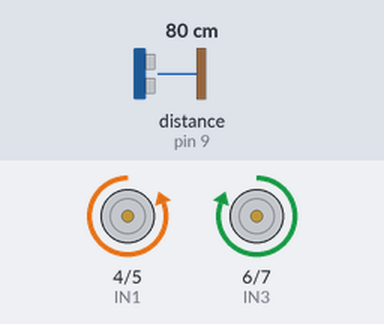
The sketch below on a simulated Arduino Uno, built with avr-gcc and run on an emulated ATmega328P. On the bench: motor-driver pin pairs drawn as motors (green arrow = first pin HIGH = forward, orange = second pin HIGH = backward, longer = more drive). Wiring (inferred from the names in the program): ultrasonic range finder: trigger pin 10; echo pin 9. The inputs (shaded band) are chosen by the test bench; at power-on: distance to the obstacle (sensor on pin 9) 80 cm. The echo pulse lasts 58.3 µs per cm; what the sketch prints to the serial monitor is not drawn.

Above: at 1.3 s.
1.4 s: distance to the obstacle (sensor on pin 9) set to 22 cm
5.5 s: distance to the obstacle (sensor on pin 9) set to 18 cm
At 6.5 s:
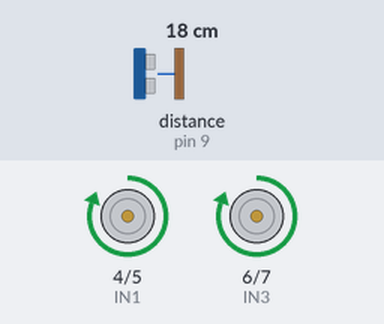
9.1 s: distance to the obstacle (sensor on pin 9) set to 299 cm
At 9.9 s:
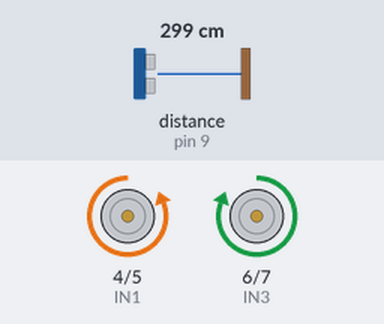
12.6 s: distance to the obstacle (sensor on pin 9) set to 2 cm
At 13.6 s:
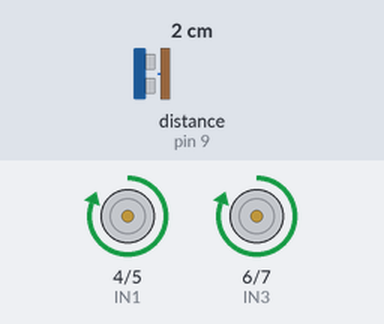
Timing chart, 0 to 15.6 s (numbered marks = the images above; inputs shaded):
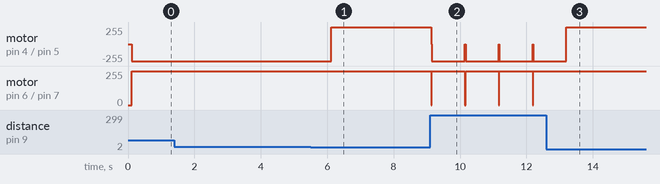

Measured:
- the behaviour switches between 21 and 20 cm on distance to the obstacle (sensor on pin 9) (found by bisection; images 0 and 1)
- after the input at 5.5 s, motor on pin 4 (IN1) / pin 5 (IN2): backward 255/255 → forward 255/255 after 0.62 s
- after the input at 9.1 s, motor on pin 4 (IN1) / pin 5 (IN2): forward 255/255 → backward 255/255 at once; motor on pin 6 (IN3) / pin 7 (IN4): alternates forward 255/255 for 1.0 s and stopped for 0.02 s, starting at once
- after the input at 12.6 s, motor on pin 6 (IN3) / pin 7 (IN4): stops changing and stays forward 255/255

The sketch:

Arduino_UNO_R3_Detect_obstacles_ahead_selfdriving.ino
```cpp
//DRV8833 Pinout
#define IN1 4
#define IN2 5
#define IN3 6
#define IN4 7

// Ultrasonic sensor
const int trigPin = 10;
const int echoPin = 9;
float duration, distance;

//  turn left
void turnleft() {
  digitalWrite(IN1, HIGH);
  digitalWrite(IN2, LOW);
  digitalWrite(IN3, HIGH);
  digitalWrite(IN4, LOW);
}

// turn right
void turnright() {
  digitalWrite(IN1, LOW);
  digitalWrite(IN2, HIGH);
  digitalWrite(IN3, LOW);
  digitalWrite(IN4, HIGH);
}

// go ahead
void go() {
  digitalWrite(IN1, LOW);
  digitalWrite(IN2, HIGH);
  digitalWrite(IN3, HIGH);
  digitalWrite(IN4, LOW);
}

// go back
void back() {
  digitalWrite(IN1, HIGH);
  digitalWrite(IN2, LOW);
  digitalWrite(IN3, LOW);
  digitalWrite(IN4, HIGH);
}

// spinning in counter clockwise.
void spinCCW() {
  digitalWrite(IN1, HIGH);
  digitalWrite(IN2, LOW);
  digitalWrite(IN3, LOW);
  digitalWrite(IN4, HIGH);
}

// spinning in clockwise.
void spinCW() {
  digitalWrite(IN1, HIGH);
  digitalWrite(IN2, LOW);
  digitalWrite(IN3, HIGH);
  digitalWrite(IN4, LOW);
}

void initCar() {
  digitalWrite(IN1, LOW);
  digitalWrite(IN2, LOW);
  digitalWrite(IN3, LOW);
  digitalWrite(IN4, LOW);
}

// stop the car
void stopCar() {
  initCar();
}

float get_distance() {
  digitalWrite(trigPin, LOW);
  delayMicroseconds(2);
  digitalWrite(trigPin, HIGH);
  delayMicroseconds(10);
  digitalWrite(trigPin, LOW);

  duration = pulseIn(echoPin, HIGH);
  distance = (duration * 0.034) / 2;
  return distance;
}

void setup() {
  Serial.begin(9600);
  Serial.println("Init ultrasonic sensor...");
  pinMode(trigPin, OUTPUT);
  pinMode(echoPin, INPUT);
  Serial.println("Init ultrasonic sensor...OK!");
  Serial.println("Init DRV8833 driver...");
  pinMode(IN1, OUTPUT);
  pinMode(IN2, OUTPUT);
  pinMode(IN3, OUTPUT);
  pinMode(IN4, OUTPUT);

  Serial.println("Init DRV8833 driver...OK!");

  Serial.println("Init Car functions...");
  initCar();
  Serial.println("Car initializing finished!!!.");
}

 void loop() {
    distance = get_distance();

    if (distance <= 20) {
        // Turn left
        turnleft();
        delay(500); // Adjust the delay according to your needs
        stopCar(); // Stop the car after turning
    } else {
        // Go forward
        go();
        delay(1000); // Adjust the delay according to your needs
        stopCar(); // Stop the car after moving forward
    }
}
```
